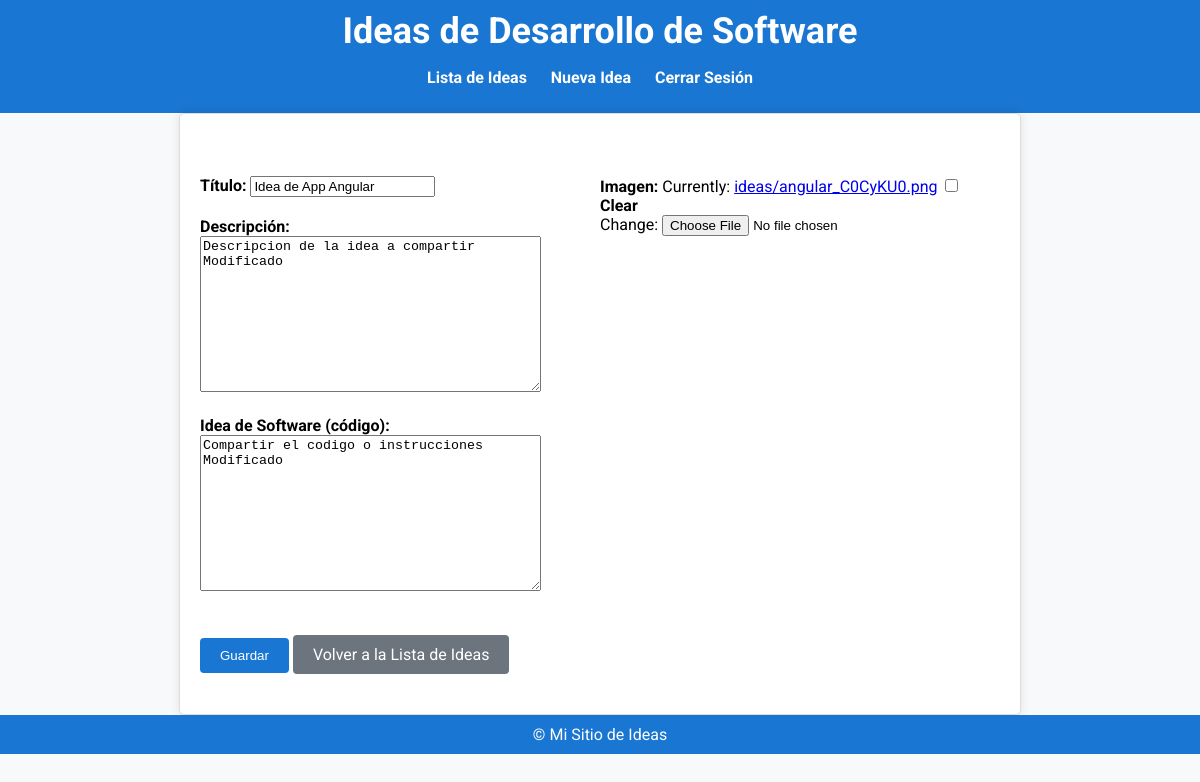
The app's page /idea/8/edit/ (signed in) with its own data.
### idea_app/models.py (models this page shows, shortened)
class Idea(models.Model):
    user = models.ForeignKey(User, on_delete=models.CASCADE)
    title = models.CharField(max_length=255, editable=True)
    description = models.TextField(editable=True)
    image = models.ImageField(upload_to='ideas/', editable=True)
    software_idea = models.TextField(editable=True)
    created_at = models.DateTimeField(auto_now_add=True)

### idea_app/views.py (the view)
# urls.py: path('idea/<int:pk>/edit/', views.idea_edit, name='idea_edit'),
@login_required
def idea_edit(request, pk):
    idea = get_object_or_404(Idea, pk=pk)
    if request.user != idea.user:
        raise PermissionDenied
    if request.method == 'POST':
        form = IdeaForm(request.POST, request.FILES, instance=idea)
        if form.is_valid():
            form.save()
            return redirect('idea_detail', pk=idea.pk)
    else:
        form = IdeaForm(instance=idea)
    return render(request, 'ideas/idea_form.html', {'form': form})

### idea_app/forms.py
class IdeaForm(forms.ModelForm):
    class Meta:
        model = Idea
        fields = ['title', 'description', 'image', 'software_idea']
    def __init__(self, *args, **kwargs):
        super().__init__(*args, **kwargs)
        self.fields['title'].widget = forms.TextInput(attrs={'class': 'form-control'})
        self.fields['description'].widget = forms.Textarea(attrs={'class': 'form-control'})
        self.fields['image'].widget = forms.ClearableFileInput(attrs={'class': 'form-control-file'})
        self.fields['software_idea'].widget = forms.Textarea(attrs={'class': 'form-control'})

### idea_app/templates/ideas/idea_form.html (shortened to what this page needs)
{% extends 'home.html' %}
{% block content %}
<div class="container">
  <h1>{% if request.resolver_match.url_name == 'idea_create' %}Crear Nueva Idea{% else %}Editar Idea{% endif %}</h1>
  <form method="post" enctype="multipart/form-data">
    <div class="row">
      <div class="col-md-6">
        <div class="form-group">
          <label for="{{ form.title.id_for_label }}">Título:</label>
          {{ form.title }}
        </div>
        <div class="form-group">
          <label for="{{ form.description.id_for_label }}">Descripción:</label>
          {{ form.description }}
        </div>
        <div class="form-group">
          <label for="{{ form.software_idea.id_for_label }}">Idea de Software (código):</label>
          {{ form.software_idea }}
        </div>
      </div>
      <div class="col-md-6">
        <div class="form-group">
          <label for="{{ form.image.id_for_label }}">Imagen:</label>
          {{ form.image }}
        </div>
      </div>
    </div>
    <div class="form-group">
      <button type="submit" class="btn btn-primary">Guardar</button>
      <a href="{% url 'idea_list' %}" class="btn btn-secondary">Volver a la Lista de Ideas</a>
    </div>
  </form>
</div>
{% endblock %}

### static/css/styles.css (style rules this page uses)
body { font-family: "Roboto", sans-serif; background-color: #f8f9fa; margin: 0; padding: 0; }
.container { max-width: 800px; margin: 0 auto; padding: 20px; background-color: #fff; border: 1px solid #ddd; border-radius: 5px; box-shadow: 0px 0px 10px rgba(0, 0, 0, 0.1); }
h1 { font-size: 36px; margin: 0; color: #fff; }
.btn { display: inline-block; padding: 10px 20px; margin-top: 10px; text-align: center; text-decoration: none; background-color: #1976D2; color: #fff; border: none; border-radius: 4px; cursor: pointer; transition: background-color 0.3s; }
.btn-primary { background-color: #1976D2; }
.btn-secondary { background-color: #6c757d; }
.form-group { margin-bottom: 20px; }
label { font-weight: bold; }
.row::after { content: ""; clear: both; display: table; }
.col-md-6 { width: 50%; float: left; }
.form-group button[type="submit"], .form-group a.btn { margin-top: 20px; }

### records on screen
Idea: title "Idea de App Angular", description "Descripcion de la idea a compartir Modificado", software_idea "Compartir el codigo o instrucciones Modificado"
